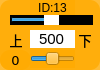
    <widget class="QWidget" name="widget_id13" native="true">
     <property name="geometry">
      <rect>
       <x>720</x>
       <y>150</y>
       <width>100</width>
       <height>70</height>
      </rect>
     </property>
     <property name="styleSheet">
      <string notr="true">background-color: rgb(255, 170, 0, 200);
border-radius:10px;</string>
     </property>
     <widget class="QLabel" name="label_ID13">
      <property name="geometry">
       <rect>
        <x>30</x>
        <y>0</y>
        <width>45</width>
        <height>16</height>
       </rect>
      </property>
      <property name="minimumSize">
       <size>
        <width>0</width>
        <height>10</height>
       </size>
      </property>
      <property name="font">
       <font>
        <family>Arial</family>
        <pointsize>9</pointsize>
       </font>
      </property>
      <property name="styleSheet">
       <string notr="true">background-color: rgb(255, 255, 255， 0);
border-radius:0px;</string>
      </property>
      <property name="text">
       <string>ID:13</string>
      </property>
      <property name="alignment">
       <set>Qt::AlignCenter</set>
      </property>
     </widget>
     <widget class="QSlider" name="horizontalSlider_pulse_id13">
      <property name="geometry">
       <rect>
        <x>10</x>
        <y>15</y>
        <width>83</width>
        <height>10</height>
       </rect>
      </property>
      <property name="autoFillBackground">
       <bool>false</bool>
      </property>
      <property name="styleSheet">
       <string notr="true">QSlider{background-color: rgb(0, 0, 0);
border-radius:0px;}
QSlider::handle {/*设置中间的那个滑动的键*/                           
    background:  rgb(255, 255, 255);
}</string>
      </property>
      <property name="minimum">
       <number>0</number>
      </property>
      <property name="maximum">
       <number>1000</number>
      </property>
      <property name="pageStep">
       <number>1</number>
      </property>
      <property name="value">
       <number>500</number>
      </property>
      <property name="orientation">
       <enum>Qt::Horizontal</enum>
      </property>
     </widget>
     <widget class="QSlider" name="horizontalSlider_dev_id13">
      <property name="geometry">
       <rect>
        <x>30</x>
        <y>50</y>
        <width>45</width>
        <height>18</height>
       </rect>
      </property>
      <property name="styleSheet">
       <string notr="true">background-color: rgb(255, 255, 255， 0);</string>
      </property>
      <property name="minimum">
       <number>-125</number>
      </property>
      <property name="maximum">
       <number>125</number>
      </property>
      <property name="pageStep">
       <number>1</number>
      </property>
      <property name="orientation">
       <enum>Qt::Horizontal</enum>
      </property>
     </widget>
     <widget class="QLabel" name="label_id13">
      <property name="geometry">
       <rect>
        <x>0</x>
        <y>50</y>
        <width>31</width>
        <height>20</height>
       </rect>
      </property>
      <property name="minimumSize">
       <size>
        <width>0</width>
        <height>10</height>
       </size>
      </property>
      <property name="font">
       <font>
        <family>DejaVu Sans</family>
        <pointsize>10</pointsize>
       </font>
      </property>
      <property name="styleSheet">
       <string notr="true">background-color: rgb(255, 255, 255， 0);</string>
      </property>
      <property name="text">
       <string>0</string>
      </property>
      <property name="alignment">
       <set>Qt::AlignCenter</set>
      </property>
     </widget>
     <widget class="QLineEdit" name="lineEdit_id13">
      <property name="geometry">
       <rect>
        <x>30</x>
        <y>30</y>
        <width>45</width>
        <height>18</height>
       </rect>
      </property>
      <property name="sizePolicy">
       <sizepolicy hsizetype="Fixed" vsizetype="Fixed">
        <horstretch>0</horstretch>
        <verstretch>0</verstretch>
       </sizepolicy>
      </property>
      <property name="font">
       <font>
        <family>Arial</family>
        <pointsize>11</pointsize>
       </font>
      </property>
      <property name="autoFillBackground">
       <bool>false</bool>
      </property>
      <property name="styleSheet">
       <string notr="true">background-color: rgb(255, 255, 255);
border-radius:0px;</string>
      </property>
      <property name="text">
       <string>500</string>
      </property>
      <property name="maxLength">
       <number>1000</number>
      </property>
      <property name="alignment">
       <set>Qt::AlignCenter</set>
      </property>
      <property name="dragEnabled">
       <bool>false</bool>
      </property>
      <property name="readOnly">
       <bool>false</bool>
      </property>
     </widget>
     <widget class="QLabel" name="label_up5">
      <property name="geometry">
       <rect>
        <x>6</x>
        <y>30</y>
        <width>20</width>
        <height>20</height>
       </rect>
      </property>
      <property name="font">
       <font>
        <pointsize>10</pointsize>
        <weight>50</weight>
        <italic>false</italic>
        <bold>false</bold>
       </font>
      </property>
      <property name="styleSheet">
       <string notr="true">background-color: rgb(255, 255, 255, 0);</string>
      </property>
      <property name="text">
       <string>上</string>
      </property>
      <property name="alignment">
       <set>Qt::AlignCenter</set>
      </property>
     </widget>
     <widget class="QLabel" name="label_down5">
      <property name="geometry">
       <rect>
        <x>75</x>
        <y>30</y>
        <width>20</width>
        <height>20</height>
       </rect>
      </property>
      <property name="font">
       <font>
        <pointsize>10</pointsize>
        <weight>50</weight>
        <italic>false</italic>
        <bold>false</bold>
       </font>
      </property>
      <property name="styleSheet">
       <string notr="true">background-color: rgb(255, 255, 255, 0);</string>
      </property>
      <property name="text">
       <string>下</string>
      </property>
      <property name="alignment">
       <set>Qt::AlignCenter</set>
      </property>
     </widget>
    </widget>
